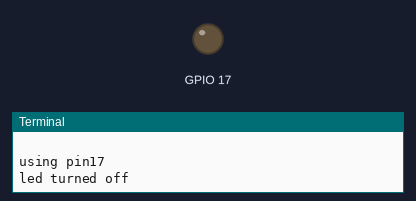
Bench run of a program on a simulated Raspberry Pi (BCM pin numbers). On the bench: output pins drawn as LEDs (lit = HIGH), the last lines printed to the terminal.

Above: at 1.5 s.
At 3.5 s:
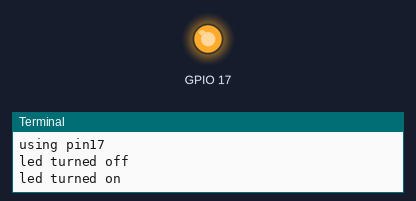
Timing chart, 0 to 5.2 s (numbered marks = the images above):
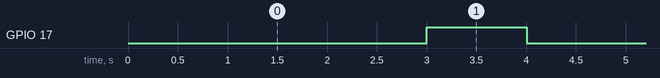

Measured:
- by itself, GPIO 17: alternates HIGH for 1.0 s and LOW for 3.0 s

The program:

Blink3.py
```python
# Filename: Blink3.py
# Project: Freenove kit using pigpio C and Python library
# Description: make led blink. End with ^c without warnings
# Author: JudaV
# date: october 2024


import pigpio
import time


ledPin = 17  # define ledPin to BCM GPIO17
pi1 = pigpio.pi()  # pi1 accesses the local Pi's GPIO


def setup():
    print("using pin%d" % ledPin)


def loop():
    while True:
        pi1.write(ledPin, 0)  # set local Pi's GPIO 4 low
        print("led turned off")  # print information on terminal
        time.sleep(3)  # Wait for 3 second
        pi1.write(ledPin, 1)  # make ledPin output LOW level to turn off led
        print("led turned on")
        time.sleep(1)  # Wait for 1 second


def destroy():
    pi1.stop()  # Release all GPIO


if __name__ == "__main__":  # Program entrance
    print("Program is starting ... \n")
    setup()
    try:
        loop()
    except KeyboardInterrupt:  # Press ctrl-c to end the program.
        print("\n program stopped by Keyboard Interrupt")
    finally:
        destroy()
```
